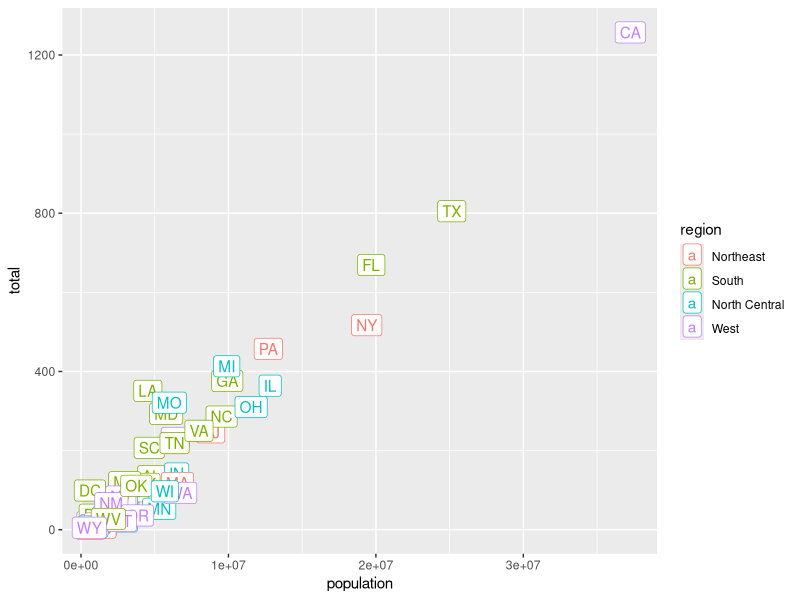
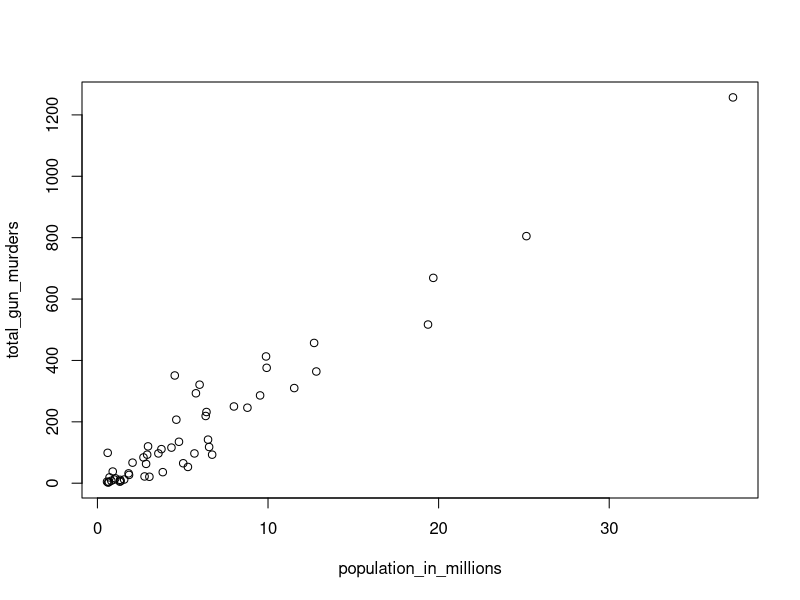
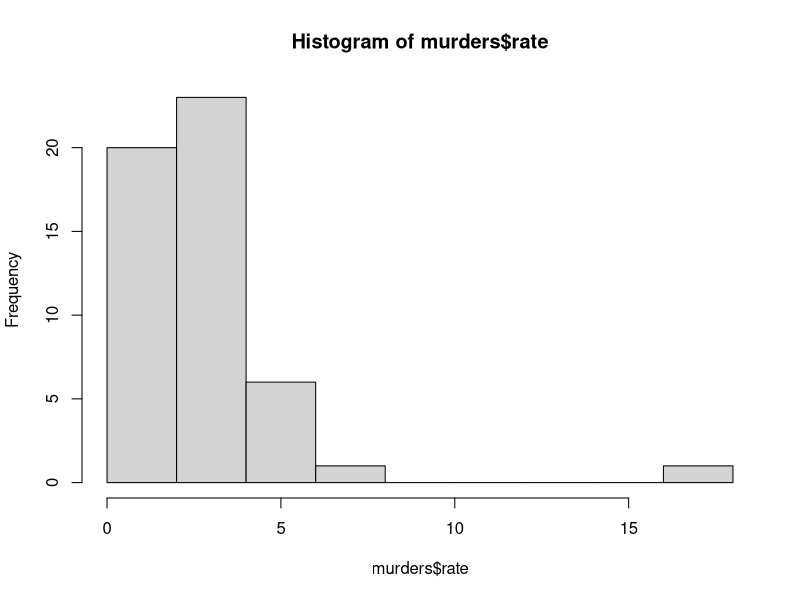
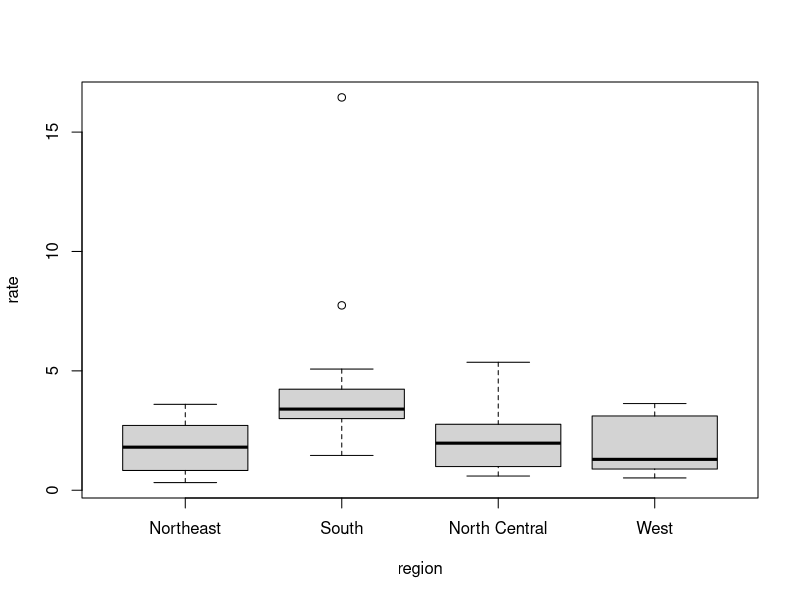

These figures' R source, in order: (Note: this script raises an error after producing the figures.)
#Section 1

#Section 1: R Basics, Functions, and Data Types/1.1 Motivation and Getting Started/Running Commands While Editing Scripts
library(tidyverse)
library(dslabs)
data(murders)

murders %>% ggplot(aes(population, total, label=abb, color=region)) + geom_label()


#Section 1: R Basics, Functions, and Data Types/1.2 R Basics/R Basics
#To solve "x^2 + x - 1 = 0"
a <- 2
b <- -1
c <- -4
(-b + sqrt(b^2 - 4*a*c))/(2*a)
(-b - sqrt(b^2 - 4*a*c))/(2*a)


#Section 1: R Basics, Functions, and Data Types/1.3 Data Types/Data Types
library(dslabs)
data(murders)
class(murders) #Shows what type of information is the argument (numeric, character, integer, function, data frame, logical, factor, etc)
#In this case murders is a Data Frame which is a table with observations in the rows and variables in the columns
str(murders) #Shows the structure of the argument
head(murders) #Shows the first six rows of each column
murders$population #The "$" sign is called accessor and it shows the data of a column
names(murders) #Shows the name of the columns
length(murders$population) #Shows the number of entries in a vector

class(murders$region) #The region column is a factor because it is a category
levels(murders$region) #It shows the categories of a factor
#Also factors are more efficient and lighter than characters

z <- 3 == 2 # z is a logical vector because it contains a FALSE. All characters, numericals and logicals are vectors even if they have only one entry.

table(murders$region) #The table function shows the number of things inside a factor, vector or list
list <- c("a","a","a","b","b","c") #The c() function concatenates numbers, characters or logicals
table(list)


#Section 1: R Basics, Functions, and Data Types/Section 1 Assessment
#Question 3a-3d
library(dslabs)
data(movielens)
str(movielens)
#Question 4
levels(movielens$genres)
nlevels(movielens$genres)
length(levels(movielens$genres))




#Section 2

#Section 2: Vectors, Sorting/2.1 Vectors/Vectors
codes <- c(380,124,818) #Function "c()" concatenates things inside of it to create a vector
country <- c("Italy", "Canada", "Egypt")
codes <- c(Italy = 380, Canada = 124, Egypt = 818) #This asigns values to codes. This is still a numeric vector
class(codes) #To corroborate that it is a numeric vector
codes <- c("Italy" = 380, "Canada" = 124, "Egypt" = 818) #It makes no difference to use quotes or not

codes <- c(380,124,818)
country <- c("Italy", "Canada", "Egypt")
names(codes) <- country #The function "names()" assigns the names of one vector to the values of the vector inside the function.

seq(1,10) #Writes a sequence of numbers from the first entry to the last one by one. This is an integer vector
seq(0,10,2) #The first entry is the starting number, second is the last number and third is the rate of change. This is a numeric vector
1:10 #Same as seq but one by one default

#Subsetting lets us acces specific parts of a vector with "[]"
codes[2]
codes[c(1,3)] #It is necessary to create a vector of positions to acces many parts at once
codes[1:2]
codes["Canada"] #It is necessary to use quotes in this case
codes[c("Italy", "Egypt")]


#Section 2: Vectors, Sorting/2.1 Vectors/Vector Coercion
#Coercion is when R transforms something it doesn't understand or doesn't fit into something valid before throwing an error
x <- c(1, "Canada", 3) #1 and 3 become characters to fit the vector. This means R coerced 1 and 3 into characters
class(x)

x <- 1:5
x <- as.character(x) #Function "as.character()" coerces into characters. Aka typecasting.
x <- as.numeric(x) #Coerces into numeric

x <- c("1", "b", "3")
as.numeric(x) #It coerces "b" into "NA" as it can't be coerced into a number
#"NA" is a logical

seq(0, 100, length.out = 5)#The argument "length.out" inside sequence lets us generate sequences that are increasing by the same amount but are of the prespecified length


#Course/Section 2: Vectors, Sorting/2.2 Sorting
library(dslabs)
data(murders)
sort(murders$total) #This sorts the values from smallest to biggest

x <- c(31, 4, 15, 92, 65)
x
sort(x)    # puts elements in increasing order

index <- order(x)    #Creates a vector with the positions to the increasing number
x[index]    # rearranging by this index puts elements in order
order(x)

murders$state[1:10]
murders$abb[1:10]

index <- order(murders$total)
murders$abb[index]    # order abbreviations by total murders
murders$state[index]

max(murders$total)    # highest number of total murders
i_max <- which.max(murders$total)    # index with highest number of murders
i_max
murders$state[i_max]    # state name with highest number of total murders

x <- c(31, 4, 15, 92, 65)
x
rank(x)    # returns ranks (smallest to largest)


#Course/Section 2: Vectors, Sorting/2.2 Sorting/DataCamp Assessment: 2.2 Sorting
library(dslabs)
data(na_example)
str(na_example)
na_example
mean(na_example)
ind <- is.na(na_example)
ind
# Determine how many NA ind has using the sum function
sum(is.na(na_example)==TRUE)

x <- c(1, 2, 3)
ind <- c(FALSE, TRUE, FALSE)
x[!ind] #"!" means "NOT" which can turn "FALSE" into "TRUE" and vice versa


#Course/  Section 2: Vectors, Sorting/2.3 Vector Arithmetic
murders$state[which.max(murders$population)]
max(murders$population)
heights <- c(68, 94, 73, 57, 27, 84, 36)
heights*2.54 #The number is multiplied into each value of the vector
heights - 37 #Substracts the number to each number in the vector

murder_rate <- murders$total/murders$population*100000
murders$state[order(murder_rate, decreasing = TRUE)]

#Section 2: Vectors, Sorting/Section 2 Assessment
x <- c(2, 43, 27, 96, 18)
sort(x)
order(x)
rank(x)
min(x)
which.min(x)
max(x)
which.max(x)
name <- c("Mandi", "Amy", "Nicole", "Olivia")
distance <- c(0.8, 3.1, 2.8, 4.0)
time <- c(10, 30, 40, 50)
time <- time/60
speed <- distance/time
speed_person <- data.frame('name' = name, 'speed' = speed)
speed_person




#Section 3

#Section 3: Indexing, Data Wrangling, Plots/3.1 Indexing
murder_rate <- murders$total/murders$population*100000
index <- murder_rate <= 0.71
murders$state[index]
sum(index)
# "!=" not equal to
# "!" NOT
# "|" OR only one needs to be TRUE
# "&" AND both need to be TRUE
west <- murders$region == "West"
safe <- murder_rate <= 1
index <- safe & west
murders$state[index]


#Section 3: Indexing, Data Wrangling, Plots/3.1 Indexing
x <- c(FALSE, TRUE, FALSE, TRUE, TRUE, FALSE)
which(x)    # returns indices that are TRUE
index <- which(murders$state == "Massachusetts")
murder_rate[index]
# to obtain the indices and subsequent murder rates of New York, Florida, Texas, we do:
index <- match(c("New York", "Florida", "Texas"), murders$state)
murders$state[index]
murder_rate[index]

x <- c("a", "b", "c", "d", "e")
y <- c("a", "d", "f")
y %in% x
# to see if Boston, Dakota, and Washington are states
c("Boston", "Dakota", "Washington") %in% murders$state


#Section 3: Indexing, Data Wrangling, Plots/3.2 Basic Data Wrangling
library(dplyr)
murders <- mutate(murders, rate = total/population * 100000) # "mutate()" creates a new column
head(murders)

filter(murders, rate <= 0.71) #filters a data set

new_table <- select(murders, state, region, rate) #creates a new table with only the selected columns from a data set
filter(new_table, rate <= 0.71)

murders %>% select(state, region, rate) %>% filter(rate <= 0.71) # the pipe function like does different function for a data set at the same time


#Section 3: Indexing, Data Wrangling, Plots/3.2 Basic Data Wrangling
# creating a data frame with stringAsFactors = FALSE so that the string values don't become factors
grades <- data.frame(names = c("John", "Juan", "Jean", "Yao"),
                     exam_1 = c(95, 80, 90, 85), 
                     exam_2 = c(90, 85, 85, 90),
                     stringsAsFactors = FALSE)


#Section 3: Indexing, Data Wrangling, Plots/3.3 Basic Plots
population_in_millions <- murders$population /10^6
total_gun_murders <- murders$total
plot(population_in_millions, total_gun_murders) #simple plot
hist(murders$rate) #simple histogram
boxplot(rate ~ region, data = murders) #simple boxplots or strata


#Section 3: Indexing, Data Wrangling, Plots/Section 3 Assessment
library(dslabs)
data(heights)
options(digits = 3)    # report 3 significant digits for all answers
ind <- filter(heights, height > mean(height))
nrow(ind)
sum(ind$sex == "Female")
ind <- heights$sex == "Female"
mean(ind)

min(heights$height)
match(min(heights$height),heights$height)
which.min(heights$height)
heights$sex[which.min(heights$height)]

max(heights$height)
x <- 50:82
sum(!(x %in% heights$height))

heights_2 <- mutate(heights, ht_cm = heights$height*2.54)
heights_2$ht_cm[18]
mean(heights_2$ht_cm)
sum(heights_2$sex == "Female")
mean(heights_2$ht_cm[heights_2$sex == "Female"])
mean(heights_2$ht_cm[heights_2$sex == "Male"])

library(dslabs)
data(olive)
head(olive)
plot(olive$palmitic, olive$palmitoleic)
hist(olive$eicosenoic)
boxplot(olive$palmitic~region, data = olive)




#Section 4


#Section 4: Programming Basics/4.2 Conditionals
a <- 0
if(a!=0){
  print(1/a)
} else{
  print("No reciprocal for 0.")
}

ind <- which.min(murder_rate)
if(murder_rate[ind] < 0.5){
  print(murders$state[ind])
} else{
  print("No state has a murder rate that low")
}

a <- 0
ifelse(a > 0, 1/a, NA)

a <- c(0,1,2,-4,5)
result <- ifelse(a > 0, 1/a, NA)
result

data(na_example) #Inside dslabs package
sum(is.na(na_example)) #The data has 145 NA inside
no_nas <- ifelse(is.na(na_example), 0, na_example) 
sum(is.na(no_nas))

# the any() and all() functions evaluate logical vectors
z <- c(TRUE, TRUE, FALSE)
any(z)
all(z)


#Section 4: Programming Basics/4.3 Functions
# example of defining a function to compute the average of a vector x
avg <- function(x){
  s <- sum(x)
  n <- length(x)
  s/n
}

# we see that the above function and the pre-built R mean() function are identical
x <- 1:100
identical(mean(x), avg(x))

# variables inside a function are not defined in the workspace
s <- 3
avg(1:10)
s

# the general form of a function
#my_function <- function(VARIABLE_NAME){
#  perform operations on VARIABLE_NAME and calculate VALUE
#  VALUE
#}

# functions can have multiple arguments as well as default values
avg <- function(x, arithmetic = TRUE){
  n <- length(x)
  ifelse(arithmetic, sum(x)/n, prod(x)^(1/n))
}


#Section 4: Programming Basics/4.4 For Loops
compute_s_n <- function(n){
  x <- 1:n
  sum(x)
}

for (i in 1:5){
  print(i)
}

m <- 25
s_n <- vector(length = 25)
for (i in 1:m){
  s_n[i] <- compute_s_n(i)
}
n <- 1:m
plot(n,s_n)
lines(n,n*(n+1)/2)


#Section 4: Programming Basics/4.4 For Loops/DataCamp Assessment 4.0 Programming Basics
# Assign the state abbreviation when the state name is longer than 8 characters 
new_names <- ifelse(nchar(murders$state) > 8, murders$abb, murders$state)

# Create `altman_plot` 
altman_plot <- function(x,y){
  plot(x+y,y-x)
}



#Section 4: Programming Basics/Section 4 Assessment (Verified Learners Only)
library(dslabs)
data(heights)
sx12 <- ifelse(heights$sex == "Female", 1, 2)
sum(sx12)

ht72 <- ifelse(heights$height <= 72, 0, heights$height)
mean(ht72)

inches_to_ft <- function(x){
  y <- x/12
  y
}
inches_to_ft(144)
htft <- inches_to_ft(heights$height)
htftTF <- ifelse(htft < 5, TRUE, FALSE)
sum(htftTF)
